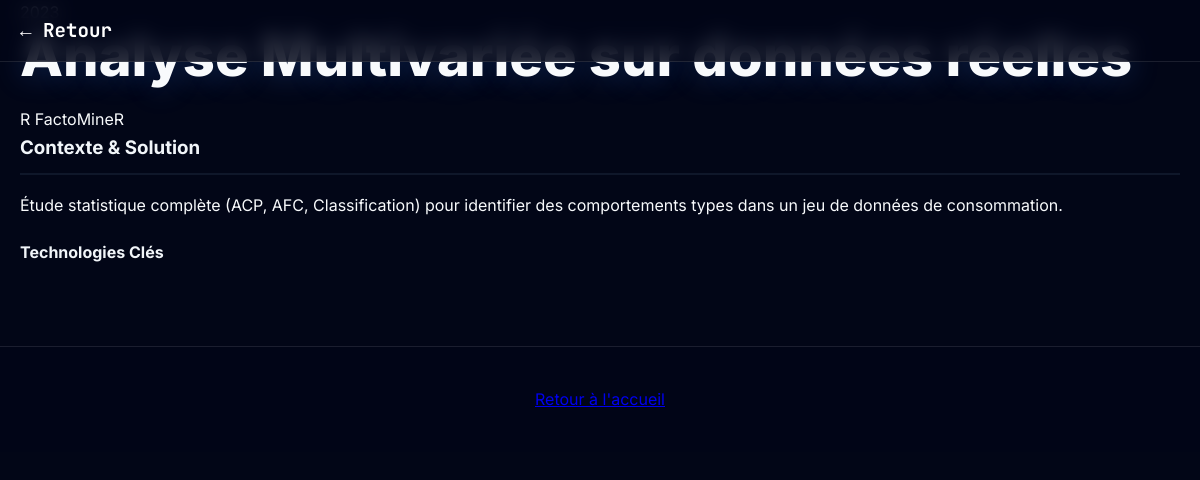
/projets_details.php?id=4, run on the app's committed database.
### tables this page shows
CREATE TABLE `projet` (
  `id_projet` int(11) NOT NULL,
  `id_utilisateur` int(11) NOT NULL,
  `titre` varchar(100) NOT NULL,
  `description` text DEFAULT NULL,
  `date_debut` date DEFAULT NULL,
  `date_fin` date DEFAULT NULL,
  `technologie_utilisee` text DEFAULT NULL,
  `lien_code` varchar(255) DEFAULT NULL,
  `lien_demo` varchar(255) DEFAULT NULL,
  `image` varchar(255) DEFAULT NULL,
  `img` varchar(255) DEFAULT NULL,
  `document` varchar(255) DEFAULT NULL,
  `categorie_projet` varchar(50) DEFAULT 'Data Science',
  `contexte` varchar(100) DEFAULT 'Projet Universitaire (IUT)'
);

### config.php (called while the page is built, shortened)
<?php
$host = "localhost";
$dbname = "portfolio";
$username = "root";
$password = "";
try {
    $conn = new PDO("mysql:host=$host;dbname=$dbname;charset=utf8", $username, $password);
    $conn->setAttribute(PDO::ATTR_ERRMODE, PDO::ERRMODE_EXCEPTION);
    $conn->setAttribute(PDO::ATTR_DEFAULT_FETCH_MODE, PDO::FETCH_ASSOC);
} catch(PDOException $e) {
    die("Erreur de connexion : " . $e->getMessage());
}
function executeQuery($sql, $params = []) {
    global $conn;
    try {
        $stmt = $conn->prepare($sql);
        $stmt->execute($params);
        return $stmt;
    } catch (PDOException $e) {
        die("Erreur SQL : " . $e->getMessage());
    }
}
function fetchOne($stmt) {
    return $stmt->fetch();
}
?>

### projets_details.php (the view, shortened to what this page needs)
<?php
require_once 'config.php';
$id_projet = intval($_GET['id']);
$query = "SELECT * FROM projet WHERE id_projet = ? AND id_utilisateur = 1";
$stmt = executeQuery($query, array($id_projet));
$projet = fetchOne($stmt);
?>
<!DOCTYPE html>
<html lang="fr">
<head>
    <link rel="stylesheet" href="style.css">
    <link rel="stylesheet" href="public_style.css">
    <link rel="stylesheet" href="https://cdnjs.cloudflare.com/ajax/libs/font-awesome/6.0.0/css/all.min.css">
</head>
<body>
    <nav class="public-nav">
        <div class="nav-content">
            <div class="logo"><a href="index.php" style="color:white; text-decoration:none;">&larr; Retour</a></div>
        </div>
    </nav>
    <header class="project-header-hero" <?php echo !empty($projet['image']) ? 'style="background-image: linear-gradient(rgba(15, 23, 42, 0.9), rgba(15, 23, 42, 0.95)), url(\'' . htmlspecialchars($projet['image']) . '\'); background-size: cover; background-position: center;"' : ''; ?>>
        <div class="container">
            <div class="project-meta-top">
                <span class="project-year"><?php echo date('Y', strtotime($projet['date_debut'])); ?></span>
            </div>
            <h1><?php echo htmlspecialchars($projet['titre']); ?></h1>
            <div class="tech-tags-hero">
                <?php
                $techs = explode(',', $projet['technologie_utilisee']);
                foreach($techs as $tech):
                    if(trim($tech)): ?>
                    <span class="tech-tag"><?php echo trim(htmlspecialchars($tech)); ?></span>
                <?php endif; endforeach; ?>
            </div>
        </div>
    </header>
    <div class="container section-padding">
        <div class="project-grid-layout">
            <div class="project-main-desc">
                <h3>Contexte & Solution</h3>
                <div class="long-description">
                    <?php echo nl2br(htmlspecialchars($projet['description'])); ?>
                </div>
            </div>
            <div class="project-sidebar-details">
                <div class="detail-box">
                    <h4>Technologies Clés</h4>
                </div>
            </div>
        </div>
    </div>
    <footer class="main-footer">
        <a href="index.php" class="back-link">Retour à l'accueil</a>
    </footer>
</body>
</html>

### style.css (style rules this page uses)
:root { --primary-color: #3b82f6; --nav-bg: #1e293b; --body-bg: #0f172a; --text-color: #f1f5f9; --border-color: #334155; --card-bg: #1e293b; }
.nav-link, h3, h4, label, .project-dates, .timeline-date { color: var(--text-color) !important; }
body { font-family: 'Segoe UI', Tahoma, Geneva, Verdana, sans-serif; margin: 0; background-color: var(--body-bg); color: var(--text-color); }
h3 { border-bottom: 2px solid var(--body-bg); padding-bottom: 10px; margin-top: 0; }
::placeholder { color: #94a3b8; opacity: 0.7; }

### public_style.css (style rules this page uses)
:root { --bg-color: #020617; --glass-bg: rgba(30, 41, 59, 0.6); --glass-border: rgba(255, 255, 255, 0.1); --text-primary: #f8fafc; --text-secondary: #94a3b8; --accent: #3b82f6; --accent-glow: rgba(59, 130, 246, 0.5); --font-main: 'Inter', sans-serif; --font-code: 'JetBrains Mono', monospace; }
html { scroll-behavior: smooth; }
body { background-color: var(--bg-color); color: var(--text-primary); font-family: var(--font-main); margin: 0; line-height: 1.6; overflow-x: hidden; }
.public-nav { position: fixed; top: 0; width: 100%; z-index: 1000; background: rgba(2, 6, 23, 0.8); backdrop-filter: blur(10px); border-bottom: 1px solid var(--glass-border); padding: 15px 0; }
.nav-content { max-width: 1200px; margin: 0 auto; display: flex; justify-content: space-between; align-items: center; padding: 0 20px; }
.logo { font-family: var(--font-code); font-weight: bold; color: var(--accent); font-size: 1.2rem; }
h1 { font-size: 3.5rem; line-height: 1.1; margin: 0 0 20px; font-weight: 800; text-shadow: 0 0 30px rgba(59, 130, 246, 0.3); }
.container { max-width: 1200px; margin: 0 auto; padding: 0 20px; }
.main-footer { padding: 40px 0; text-align: center; border-top: 1px solid var(--glass-border); color: var(--text-secondary); margin-top: 80px; position: relative; z-index: 1; background: rgba(2, 6, 23, 0.8); }

### data on the page
projet: titre "Analyse Multivariée sur données réelles", technologie_utilisee "R", technologie_utilisee "FactoMineR", description "Étude statistique complète (ACP, AFC, Classification) pour identifier des comportements types dans un jeu de données de consommation."
